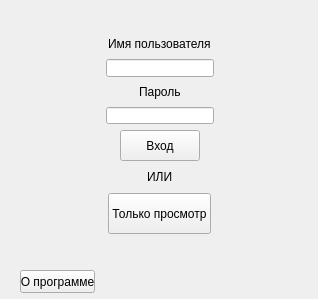
<?xml version="1.0" encoding="UTF-8"?>
<ui version="4.0">
 <class>enter</class>
 <widget class="QMainWindow" name="enter">
  <property name="geometry">
   <rect>
    <x>0</x>
    <y>0</y>
    <width>318</width>
    <height>299</height>
   </rect>
  </property>
  <property name="windowTitle">
   <string>Вход</string>
  </property>
  <widget class="QWidget" name="centralWidget">
   <widget class="QPushButton" name="aboutButton">
    <property name="geometry">
     <rect>
      <x>20</x>
      <y>270</y>
      <width>75</width>
      <height>23</height>
     </rect>
    </property>
    <property name="text">
     <string>О программе</string>
    </property>
   </widget>
   <widget class="QWidget" name="">
    <property name="geometry">
     <rect>
      <x>14</x>
      <y>24</y>
      <width>291</width>
      <height>221</height>
     </rect>
    </property>
    <layout class="QVBoxLayout" name="verticalLayout_6">
     <item>
      <layout class="QVBoxLayout" name="verticalLayout_4">
       <item>
        <layout class="QVBoxLayout" name="verticalLayout_3">
         <item>
          <layout class="QVBoxLayout" name="verticalLayout_2">
           <item>
            <layout class="QHBoxLayout" name="horizontalLayout_3">
             <item>
              <spacer name="horizontalSpacer_3">
               <property name="orientation">
                <enum>Qt::Horizontal</enum>
               </property>
               <property name="sizeHint" stdset="0">
                <size>
                 <width>40</width>
                 <height>20</height>
                </size>
               </property>
              </spacer>
             </item>
             <item>
              <widget class="QLabel" name="label">
               <property name="text">
                <string>Имя пользователя</string>
               </property>
              </widget>
             </item>
             <item>
              <spacer name="horizontalSpacer_4">
               <property name="orientation">
                <enum>Qt::Horizontal</enum>
               </property>
               <property name="sizeHint" stdset="0">
                <size>
                 <width>40</width>
                 <height>20</height>
                </size>
               </property>
              </spacer>
             </item>
            </layout>
           </item>
           <item>
            <layout class="QHBoxLayout" name="horizontalLayout_6">
             <item>
              <spacer name="horizontalSpacer_13">
               <property name="orientation">
                <enum>Qt::Horizontal</enum>
               </property>
               <property name="sizeHint" stdset="0">
                <size>
                 <width>40</width>
                 <height>20</height>
                </size>
               </property>
              </spacer>
             </item>
             <item>
              <widget class="QLineEdit" name="loginEdit"/>
             </item>
             <item>
              <spacer name="horizontalSpacer_14">
               <property name="orientation">
                <enum>Qt::Horizontal</enum>
               </property>
               <property name="sizeHint" stdset="0">
                <size>
                 <width>40</width>
                 <height>20</height>
                </size>
               </property>
              </spacer>
             </item>
            </layout>
           </item>
          </layout>
         </item>
         <item>
          <layout class="QVBoxLayout" name="verticalLayout">
           <item>
            <layout class="QHBoxLayout" name="horizontalLayout_2">
             <item>
              <spacer name="horizontalSpacer_5">
               <property name="orientation">
                <enum>Qt::Horizontal</enum>
               </property>
               <property name="sizeHint" stdset="0">
                <size>
                 <width>40</width>
                 <height>20</height>
                </size>
               </property>
              </spacer>
             </item>
             <item>
              <widget class="QLabel" name="label_2">
               <property name="text">
                <string>Пароль</string>
               </property>
              </widget>
             </item>
             <item>
              <spacer name="horizontalSpacer_6">
               <property name="orientation">
                <enum>Qt::Horizontal</enum>
               </property>
               <property name="sizeHint" stdset="0">
                <size>
                 <width>40</width>
                 <height>20</height>
                </size>
               </property>
              </spacer>
             </item>
            </layout>
           </item>
           <item>
            <layout class="QHBoxLayout" name="horizontalLayout_7">
             <item>
              <spacer name="horizontalSpacer_12">
               <property name="orientation">
                <enum>Qt::Horizontal</enum>
               </property>
               <property name="sizeHint" stdset="0">
                <size>
                 <width>40</width>
                 <height>20</height>
                </size>
               </property>
              </spacer>
             </item>
             <item>
              <widget class="QLineEdit" name="passEdit"/>
             </item>
             <item>
              <spacer name="horizontalSpacer_11">
               <property name="orientation">
                <enum>Qt::Horizontal</enum>
               </property>
               <property name="sizeHint" stdset="0">
                <size>
                 <width>40</width>
                 <height>20</height>
                </size>
               </property>
              </spacer>
             </item>
            </layout>
           </item>
          </layout>
         </item>
        </layout>
       </item>
       <item>
        <layout class="QHBoxLayout" name="horizontalLayout">
         <item>
          <spacer name="horizontalSpacer">
           <property name="orientation">
            <enum>Qt::Horizontal</enum>
           </property>
           <property name="sizeHint" stdset="0">
            <size>
             <width>40</width>
             <height>20</height>
            </size>
           </property>
          </spacer>
         </item>
         <item>
          <widget class="QPushButton" name="enterButton">
           <property name="minimumSize">
            <size>
             <width>75</width>
             <height>31</height>
            </size>
           </property>
           <property name="text">
            <string>Вход</string>
           </property>
          </widget>
         </item>
         <item>
          <spacer name="horizontalSpacer_2">
           <property name="orientation">
            <enum>Qt::Horizontal</enum>
           </property>
           <property name="sizeHint" stdset="0">
            <size>
             <width>40</width>
             <height>20</height>
            </size>
           </property>
          </spacer>
         </item>
        </layout>
       </item>
      </layout>
     </item>
     <item>
      <layout class="QVBoxLayout" name="verticalLayout_5">
       <item>
        <layout class="QHBoxLayout" name="horizontalLayout_4">
         <item>
          <spacer name="horizontalSpacer_7">
           <property name="orientation">
            <enum>Qt::Horizontal</enum>
           </property>
           <property name="sizeHint" stdset="0">
            <size>
             <width>40</width>
             <height>20</height>
            </size>
           </property>
          </spacer>
         </item>
         <item>
          <widget class="QLabel" name="label_3">
           <property name="text">
            <string>ИЛИ</string>
           </property>
          </widget>
         </item>
         <item>
          <spacer name="horizontalSpacer_8">
           <property name="orientation">
            <enum>Qt::Horizontal</enum>
           </property>
           <property name="sizeHint" stdset="0">
            <size>
             <width>40</width>
             <height>20</height>
            </size>
           </property>
          </spacer>
         </item>
        </layout>
       </item>
       <item>
        <layout class="QHBoxLayout" name="horizontalLayout_5">
         <item>
          <spacer name="horizontalSpacer_9">
           <property name="orientation">
            <enum>Qt::Horizontal</enum>
           </property>
           <property name="sizeHint" stdset="0">
            <size>
             <width>40</width>
             <height>20</height>
            </size>
           </property>
          </spacer>
         </item>
         <item>
          <widget class="QPushButton" name="readButton">
           <property name="minimumSize">
            <size>
             <width>94</width>
             <height>41</height>
            </size>
           </property>
           <property name="text">
            <string>Только просмотр</string>
           </property>
          </widget>
         </item>
         <item>
          <spacer name="horizontalSpacer_10">
           <property name="orientation">
            <enum>Qt::Horizontal</enum>
           </property>
           <property name="sizeHint" stdset="0">
            <size>
             <width>40</width>
             <height>20</height>
            </size>
           </property>
          </spacer>
         </item>
        </layout>
       </item>
      </layout>
     </item>
    </layout>
   </widget>
  </widget>
 </widget>
 <layoutdefault spacing="6" margin="11"/>
 <resources/>
 <connections/>
</ui>
